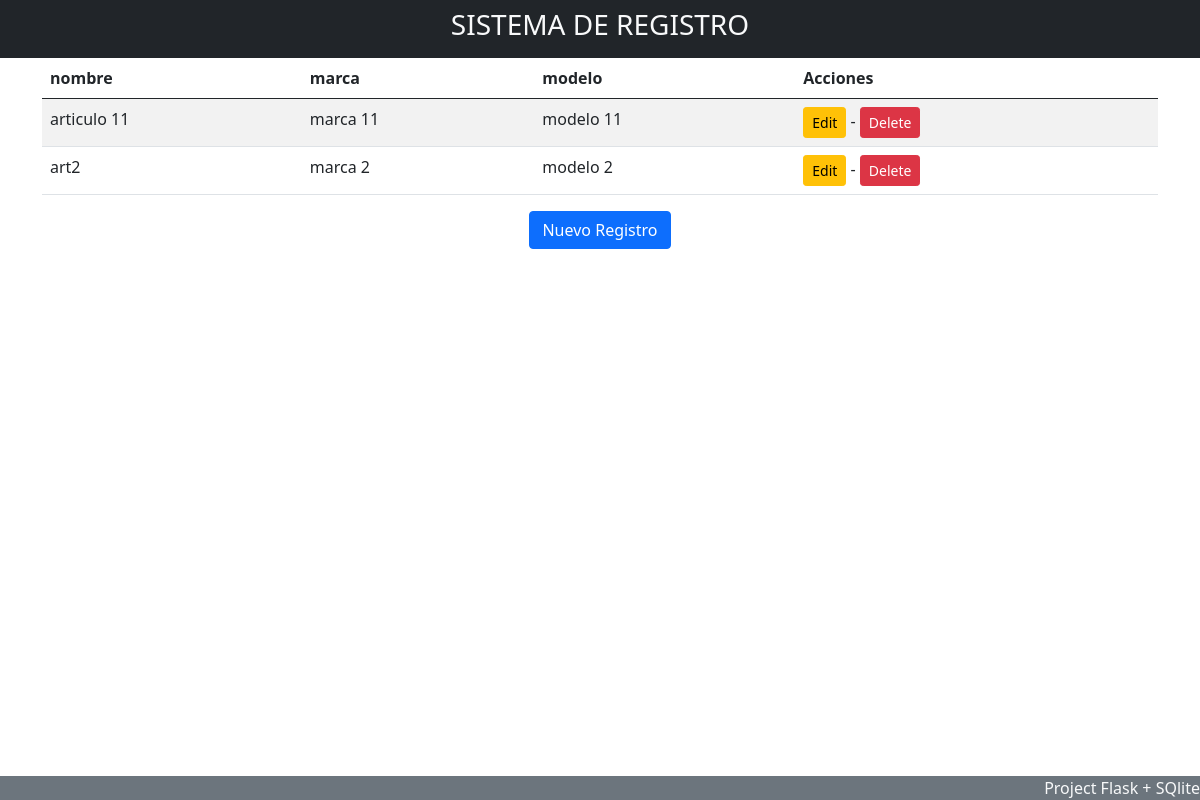
Before: / with the older database file.
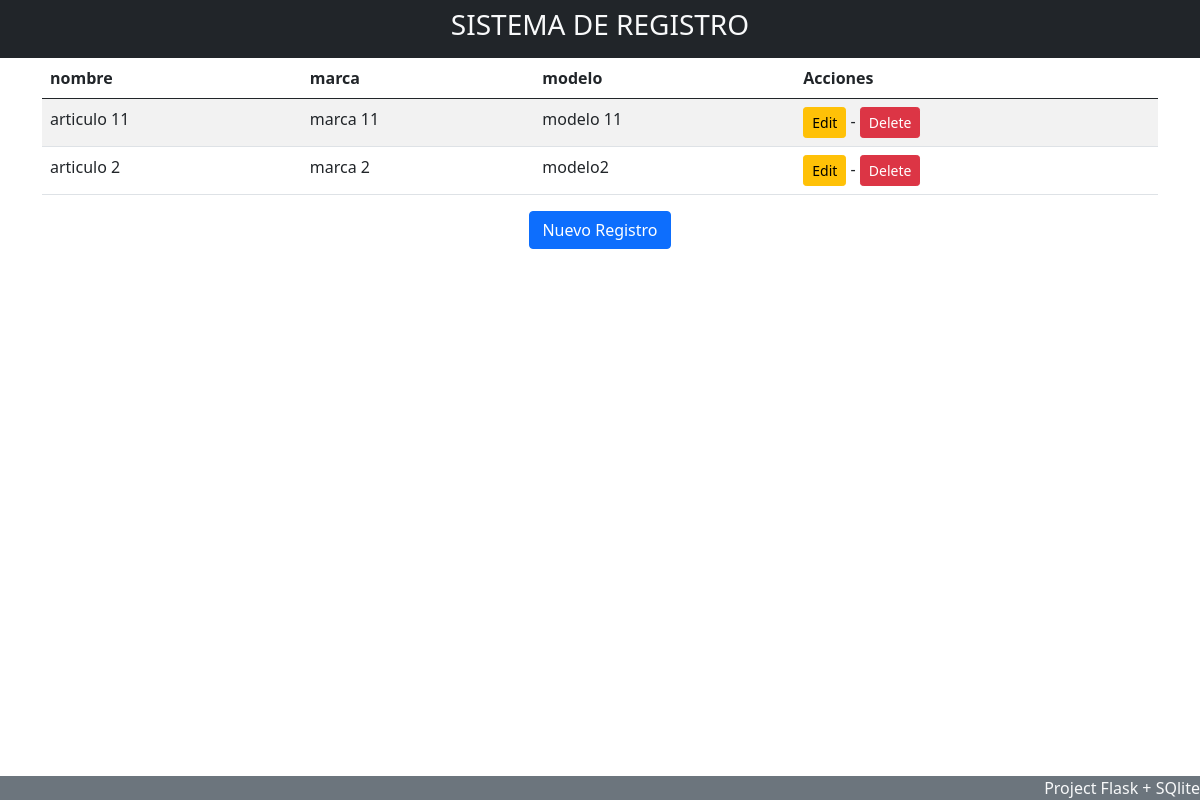
After: the same page with the newer database file.
### tables this page shows
CREATE TABLE articulos (id integer primary key autoincrement, nombre varchar(50), marca varchar(50), modelo varchar(50));

### app.py (the view)
@app.route("/", methods=['GET', 'POST'])
def index():
    ArticlesList=read()
    listaArticulos=ArticlesList
    return render_template("index.html", li = listaArticulos, titulo="PRINCIPAL")

### app.py (called while the page is built)
def read():
    con=sqlite3.connect("./flaskSqliteProyecto/DDBB.sqlite", check_same_thread=False)
    cursor=con.cursor()
    cursor.execute("select * from articulos")
    data = cursor.fetchall()
    return data
    con.close()

### templates/index.html (shortened to what this page needs)
{% extends 'base.html' %}
        {% block content %}
        <div class="container m
        t-4">
            <table class="table table-striped table-hover">
                <thead>
                    <tr>
                        <th>nombre</th>
                        <th>marca</th>
                        <th>modelo</th>
                        <th>Acciones</th>
                    </tr>
                </thead>
                <tbody>
                    {%for item in li%}
                    <tr>
                        <td>{{ item.1 }}</td>
                        <td>{{ item.2 }}</td>
                        <td>{{ item.3 }}</td>
                        <td><a class="btn btn-warning btn-sm" href="/edit/{{item.0}}">Edit</a> - <a class="btn btn-danger btn-sm" href="/delete/{{item.0}}">Delete</a>
                        </td>
                    </tr>
                    {%endfor%}
                </tbody>
            </table>
            <a href="/form">
                <div class="text-center m-2">
                    <button class="btn btn-primary">Nuevo Registro</button>
                </div>
            </a>
        </div>
        {% endblock content %}

### templates/base.html (shortened to what this page needs)
<!DOCTYPE html>
<html lang="en">
<head>
    <link href="https://cdn.jsdelivr.net/npm/bootstrap@5.0.2/dist/css/bootstrap.min.css" rel="stylesheet"
>
</head>
<body>
    <div class="container-fluid bg-dark text-light text-center p-2">
        <header>
            <h3>SISTEMA DE REGISTRO</h3>
        </header>
    </div>
    {% block content %}    {% endblock %}
    <footer class="fixed-bottom bg-secondary text-end text-light">
        Project Flask + SQlite
    </footer>
</body>
</html>

Changed rows visible on the page:
removed articulos: nombre "art2", marca "marca 2", modelo "modelo 2"
added articulos: nombre "articulo 2", marca "marca 2", modelo "modelo2"
